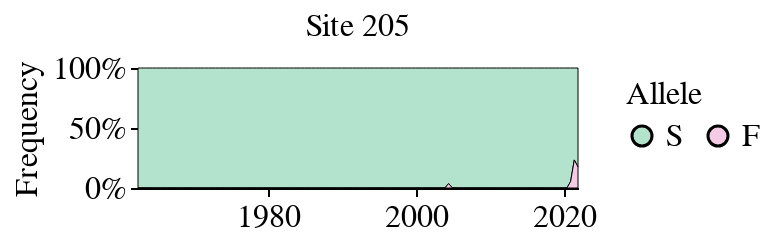

The notebook cell saved with this chart:
### Code cell
plot_site_frequencies(frequencies_60y_df, 205)

### Figure 1 — Vega-Lite specification as saved in the notebook (floating-point values rounded to 4 significant figures; data arrays with more than 128 entries replaced by an {"elided": "..."} marker saying what was removed)
{"config": {"background": "white", "title": {"fontSize": 20, "fontWeight": "normal", "font": "Helvetica", "anchor": "start", "color": "#000000", "orient": "top", "offset": 5, "subtitleColor": "gray", "subtitleFont": "Helvetica", "subtitleFontWeight": "normal", "subtitleFontSize": 18, "subtitlePadding": 2}, "axis": {"domain": true, "domainColor": "black", "domainWidth": 1, "grid": false, "gridColor": "#DEDDDD", "gridWidth": 0.5, "labelFont": "Helvetica", "labelFontSize": 16, "labelFlush": false, "labelFontWeight": "normal", "labelPadding": 2, "tickColor": "black", "tickSize": 4, "tickCount": 3, "tickWidth": 1, "titleFont": "Helvetica", "titleAlign": "center", "titleFontWeight": "normal", "titleFontSize": 16, "titlePadding": 5}, "legend": {"labelFont": "Helvetica", "labelFontSize": 16, "symbolSize": 100, "titleFont": "Helvetica", "titleFontSize": 16, "titleFontWeight": "normal", "padding": 5, "titleLimit": 200, "gradientLength": 100}, "range": {"category": ["#4e79a7", "#f28e2c", "#e15759", "#76b7b2", "#59a14f", "#edc949", "#af7aa1", "#ff9da7", "#9c755f", "#bab0ab"], "diverging": ["#c7e9b4", "#7fcdbb", "#41b6c4", "#1d91c0", "#225ea8", "#253494"]}, "view": {"stroke": "white", "strokeWidth": 0}, "text": {"font": "Helvetica", "fontSize": 16}}, "data": {"name": "data-3d697d52b02825b4e073e4951595964b"}, "mark": {"type": "area", "stroke": "black", "strokeWidth": 0.5}, "encoding": {"color": {"field": "allele", "legend": {"columns": 2}, "scale": {"domain": ["S", "F"], "range": ["#B3E2CD", "#F4CAE4", "#CBD5E8", "#FDCDAC", "#E6F5C9", "#FFF2AE", "#F1E2CC", "#CCCCCC"]}, "title": "Allele", "type": "nominal"}, "order": {"field": "allele", "type": "nominal"}, "tooltip": [{"field": "HA_region", "type": "nominal"}, {"field": "site", "type": "quantitative"}, {"field": "allele", "type": "nominal"}, {"field": "frequency", "type": "quantitative"}, {"field": "date", "type": "temporal"}], "x": {"axis": {"grid": false, "tickCount": 3}, "field": "date", "title": "", "type": "temporal"}, "y": {"axis": {"grid": false, "tickCount": 3}, "field": "frequency", "stack": "normalize", "title": "Frequency", "type": "quantitative"}}, "height": 60, "title": {"text": "Site 205", "anchor": "middle", "fontSize": 16, "fontWeight": "normal"}, "width": 220, "$schema": "https://vega.github.io/schema/vega-lite/v5.16.3.json", "datasets": {"data-3d697d52b02825b4e073e4951595964b": {"elided": "240 records"}}}
